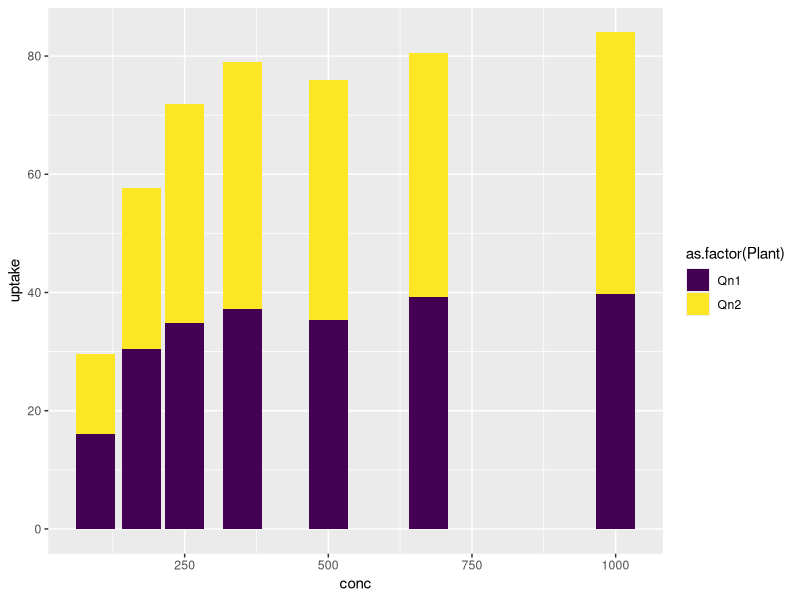
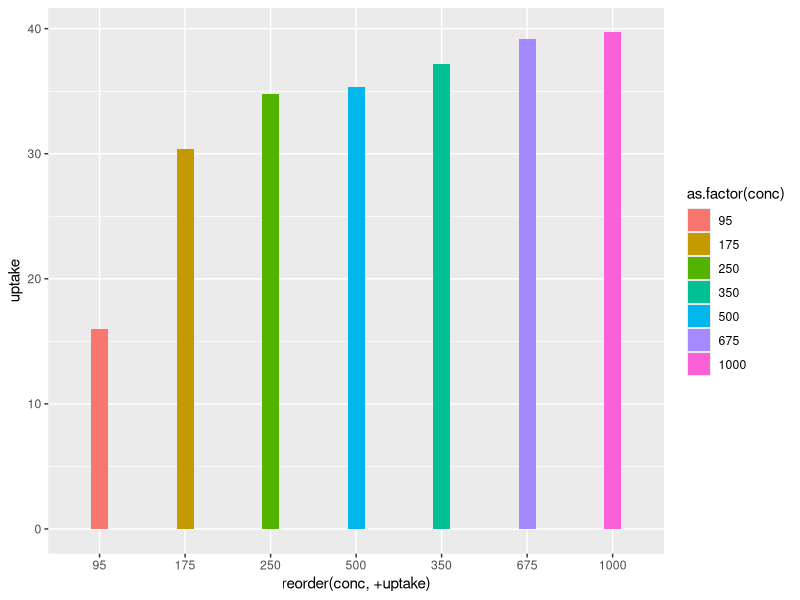
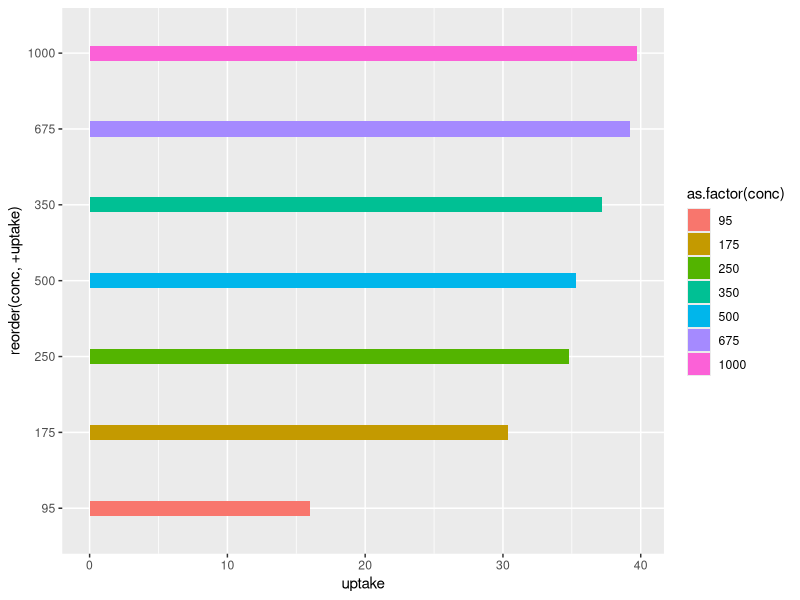
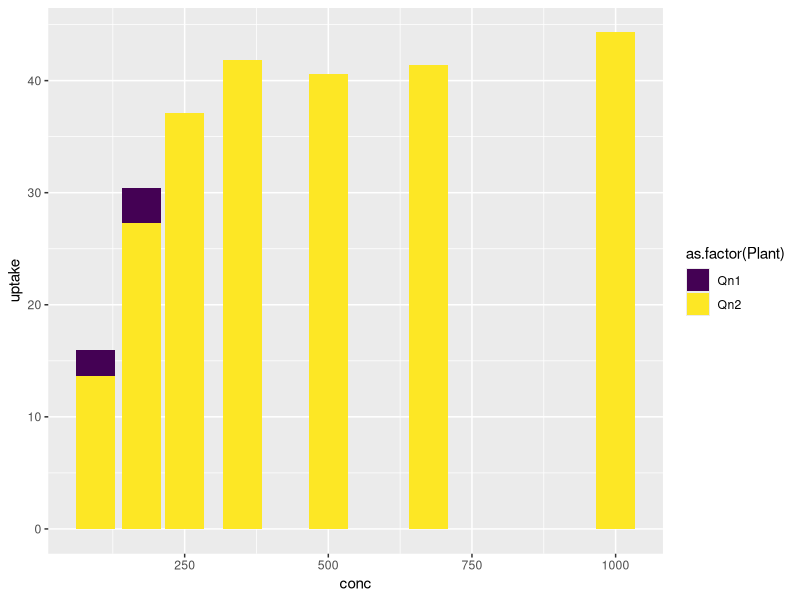
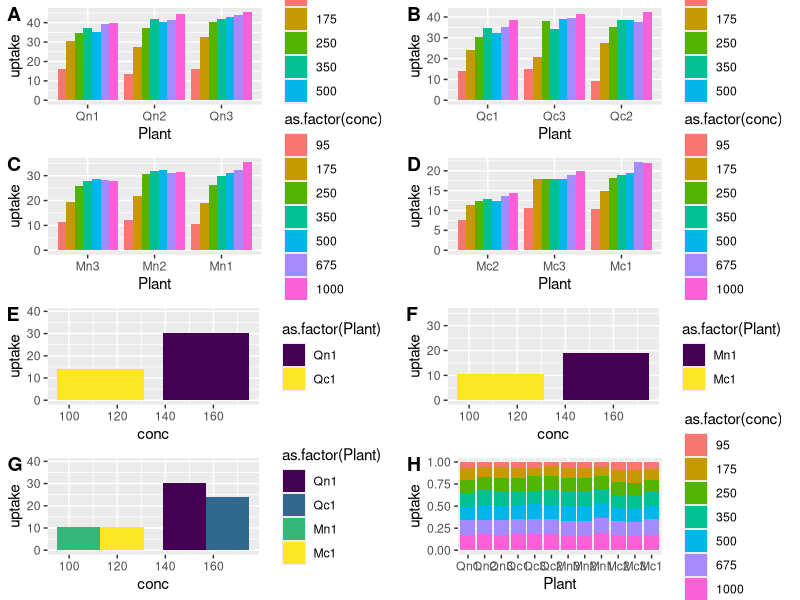

Source code (R) for these figures, in order:
#There are different kinds of barplots.A barplot that is divided into group ,subgroup and numeric is called a grouped barplot.
#If there is no subgroup then we can just map aes x to group(categorical variable) and y to numeric.
#But if there is subgroup the we should map it to fill argument as an condition variable.
#stat is statistical summary,stat=="bin" means it will take just numeric and map it as proportional to how many it has appeared .
#By deafault in geom_bar stat is "bin",so to map it with respect to categorical variable we need to specify stat=="identity".
#We can use geom_col which is an alternative to geom_bar with stat=="identity".

data()
View(CO2)
QN1=subset(CO2,Plant=="Qn1")
QN1
QN2=subset(CO2,Plant=="Qn2")
QN2
QN3=subset(CO2,Plant=="Qn3")
QN3
QC1=subset(CO2,Plant=="Qc1")
QC1
QC2=subset(CO2,Plant=="Qc2")
QC2
QC3=subset(CO2,Plant=="Qc3")
QC3
MN1=subset(CO2,Plant=="Mn1")
MN2=subset(CO2,Plant=="Mn2")
MN3=subset(CO2,Plant=="Mn3")
MC1=subset(CO2,Plant=="Mc1")
MC2=subset(CO2,Plant=="Mc2")
MC3=subset(CO2,Plant=="Mc3")


library(ggplot2) #To compare data between Quebec chilled and nonchilled.
ggplot(data=rbind(QN1,QN2),mapping=aes(x=conc,y=uptake,group="Plant",fill=as.factor(Plant)))+
  geom_bar(stat="identity")


#This one is after reordering in ascending  manner.
ggplot(data=QN1,mapping=aes(fill=as.factor(conc),x=reorder(conc,+uptake),y=uptake))+
  geom_bar(stat="identity",width=0.2)

#This one is after flipping the coordinate axis and reordering in descending manner.
ggplot(data=QN1,mapping=aes(fill=as.factor(conc),x=reorder(conc,+uptake),y=uptake))+
  geom_bar(stat="identity",width=0.2)+coord_flip()

#This plot is to show which is dominant and by how much,basically one plot is superimposed on the other.
ggplot(mapping=aes(x=conc,y=uptake,fill=as.factor(Plant)))+
  geom_bar(stat="identity",data=QN1)+
  geom_bar(stat="identity",data=QN2)


#This plot is to visualize data of different Quebec plants under CO2 conc in nonchilled condition.
A<-ggplot(data=rbind(QN1,QN2,QN3),mapping=aes(fill=as.factor(conc),x=Plant,y=uptake))+
  geom_bar(stat="identity",position="dodge")#Position=="dodge" is to set different plants data position beside one another ,otherwise it will overlap.
#Position=="stack" is to stack the data of diffrent subgroup of same plant along the Y axis.

#This plot is to visualize data of different Quebec plants under CO2 conc in chilled condition.
B<-ggplot(data=rbind(QC1,QC2,QC3),mapping=aes(x=Plant,y=uptake,fill=as.factor(conc)))+
  geom_bar(stat="identity",position="dodge")

#This plot is to visualize data of different Mississippi plants under CO2 conc in nonchilled condition.
C<-ggplot(data=rbind(MN1,MN2,MN3),mapping=aes(x=Plant,y=uptake,fill=as.factor(conc)))+
  geom_bar(stat="identity",position="dodge")

#To visualize data of mississippi plants in chilled condition.
D<-ggplot(data=rbind(MC1,MC2,MC3),mapping=aes(x=Plant,y=uptake,fill=as.factor(conc)))+
  geom_bar(stat="identity",position="dodge")

#Comparing data of same Quebec plant in chilled and nonchilled condition.
E<-ggplot(data=rbind(QN1,QC1),mapping=aes(x=conc,y=uptake,fill=as.factor(Plant)))+
  geom_bar(stat="identity",position="dodge")+
  scale_x_continuous(limit=c(95,175,250,350,500,675,1000))
#This one is to modify the scale along x axis.

#Comparing data of same mississippi plant in chilled and nonchilled condition.
F<-ggplot(data=rbind(MN1,MC1),mapping=aes(x=conc,y=uptake,fill=as.factor(Plant)))+
  geom_bar(stat="identity",position="dodge")+
  scale_x_continuous(limit=c(95,175,250,350,500,675,1000))

#Comparing data of 1st Quebec and mississippi plant.
G<-ggplot(data=rbind(QN1,QC1,MN1,MC1),aes(x=conc,y=uptake,fill=as.factor(Plant)))+
  geom_bar(stat="identity",position="dodge")+
  scale_x_continuous(limit=c(95,175,250,350,500,675,1000))




#Comparing data of all plants in percent stacked method.Where we can see the uptake percentage of each plant at each level of concentration.  
H<-ggplot(data=CO2,aes(x=Plant,y=uptake,fill=as.factor(conc)))+
  geom_bar(stat="identity",position="fill")
#To compare data in percentage form we just need to use position="fill".
  
#Trying to plot all graphs in same page.
library(ggpubr) #ggpubr is package to enhance the visualization     capabilities of ggplot2.
ggarrange(A,B,C,D,E,F,G,H,ncol=2,nrow=4,labels=c("A","B","C","D","E","F","G","H"))


















